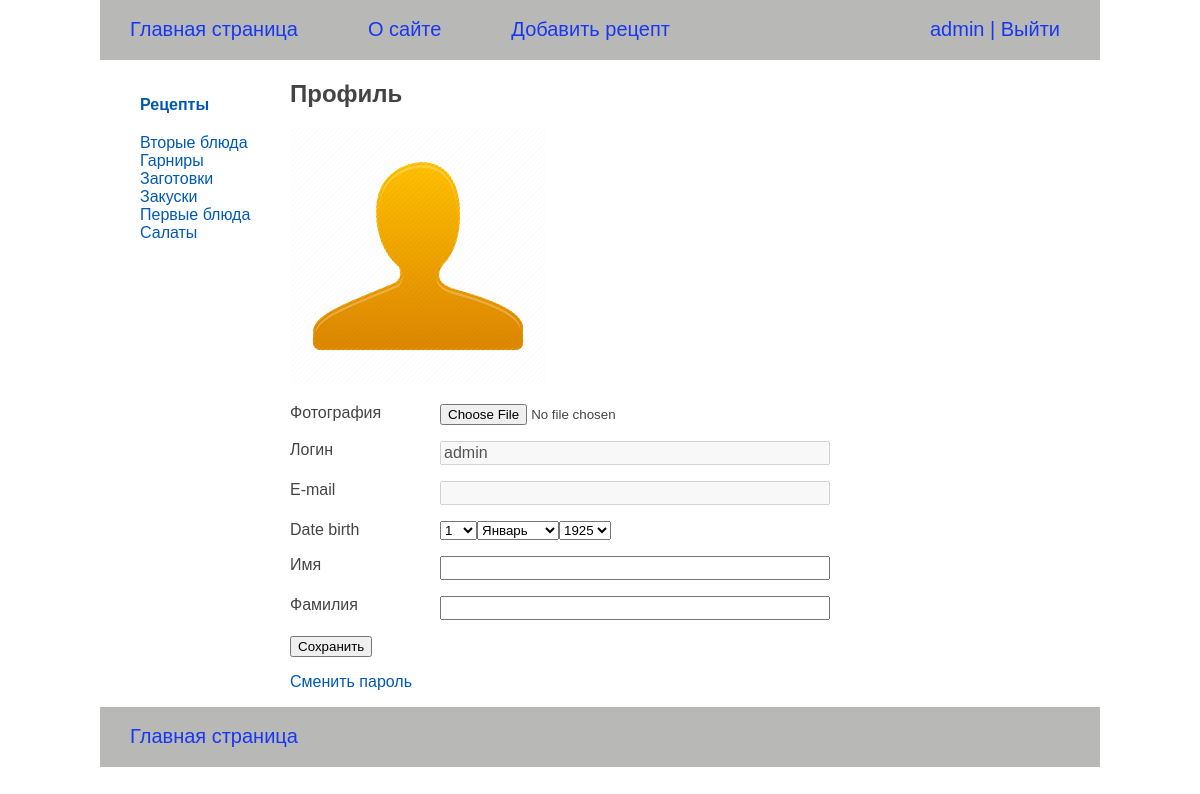
/users/profile/ (signed in), run on the app's committed database.
### users/models.py (models this page shows)
class User(AbstractUser):
    photo = models.ImageField(upload_to="users/%Y/%m/%d/", blank=True, null=True, verbose_name="Фотография")
    date_birth = models.DateTimeField(blank=True, null=True, verbose_name="Дата рождения")

### recipeapp/models.py (models this page shows, shortened)
class Category(models.Model):
    category_name = models.CharField(max_length=100, db_index=True, verbose_name='Категория')
    category_slug = models.SlugField(max_length=100, unique=True, db_index=True, verbose_name='Slug')
    class Meta:
        verbose_name = 'Категория'
        verbose_name_plural = 'Категории'
    def get_absolut_url(self):
        return reverse('category', kwargs={'category_slug': self.category_slug})

### users/views.py (the view, shortened to what this page needs)
# urls.py: path('profile/', ProfileUser.as_view(), name='profile'),
class ProfileUser(LoginRequiredMixin, UpdateView):
    model = get_user_model()
    form_class = ProfileUserForm
    template_name = 'users/profile.html'
    extra_context = {
        'title': 'Профиль пользователя',
        'default_image': settings.DEFAULT_USER_IMAGE,
    }
    def get_object(self, queryset=None):
        return self.request.user

### users/forms.py
class ProfileUserForm(forms.ModelForm):
    username = forms.CharField(disabled=True, label='Логин', widget=forms.TextInput(attrs={'class': 'form-input'}))
    email = forms.CharField(disabled=True, label='E-mail', widget=forms.TextInput(attrs={'class': 'form-input'}))
    this_year = datetime.date.today().year
    date_birth = forms.DateField(widget=forms.SelectDateWidget(years=tuple(range(this_year - 100, this_year - 5))))
    class Meta:
        model = get_user_model()
        fields = ['photo', 'username', 'email', 'date_birth', 'first_name', 'last_name']
        labels = {
            'first_name': 'Имя',
            'last_name': 'Фамилия',
        }
        widgets = {
            'first_name': forms.TextInput(attrs={'class': 'form-input'}),
            'last_name': forms.TextInput(attrs={'class': 'form-input'}),
        }

### recipeapp/templatetags/recipe_tags.py (called while the page is built)
@register.inclusion_tag('recipeapp/list_categories.html')
def show_categories(category_selected_id=0):
    categories = Category.objects.annotate(total=Count('cat_recipe')).filter(total__gt=0)
    return {'categories': categories, 'category_selected': category_selected_id}

### users/context_processors.py (called while the page is built)
def get_recipe_context(request):
    return {'mainmenu': menu}

### users/templates/users/profile.html (shortened to what this page needs)
{% extends 'base.html' %}}
{% block content %}
    <h1>Профиль</h1>
<form action="" METHOD="post" enctype="multipart/form-data">
    {% if user.photo %}
    <p><img src="{{ user.photo.url }}" alt=""></p>
    {% else %}
    <p><img src=" {{ default_image }} "></p>
    {% endif %}
    {% for f in form %}
    <p><label class="form-label" for="{{ f.id_for_label }}">{{ f.label }}</label>{{ f }}</p>
    {% endfor %}
    <p><button type="submit">Сохранить</button></p>
</form>
<p><a href="{% url 'users:password_change' %}">Сменить пароль</a></p>
{% endblock %}

### templates/base.html (shortened to what this page needs)
{% load static %}
{% load recipe_tags %}
<!DOCTYPE html>
<html lang="en">
<head>
  <link type="text/css" rel="stylesheet" href="{% static 'recipeapp/css/styles.css' %}">
</head>
<body>
  <header>
    <div class="fixed-container">
      <div class="header">
        <ul id="mainmenu" class="mainmenu">
          <li><a href="{% url 'home' %}">Главная страница</a></li>
            {% for m in mainmenu %}
              <li><a href="{% url m.url_name %}">{{ m.title }}</a></li>
             {% endfor %}
            {% if user.is_authenticated %}
              <li class="last"><a href="{% url 'users:profile' %}">{{ user.username }}</a> | <a href="{% url 'users:logout' %}">Выйти</a></li>
            {% else %}
              <li class="last"><a href="{% url 'users:login' %}">Войти</a> |
                <a href="{% url 'users:registration' %}">Регистрация</a></li>
            {% endif %}
        </ul>
      </div>
    </div>
  </header>
  <section>
    <div class="fixed-container">
      <div class="navigation">
        <ul>
          <li class="selected_recipe"><a href="{% url 'home' %}">Рецепты</a></li>
          {% show_categories category_selected %}
        </ul>
      </div>
      <div class="content">
        {% block content %}
        {% endblock %}
      </div>
    </div>
  </section>
  <footer>
    <div class="fixed-container">
      <div class="header">
        <ul id="footermenu" class="mainmenu">
          <li><a href="{% url 'home' %}">Главная страница</a></li>
        </ul>
      </div>
    </div>
  </footer>
</body>
</html>

### recipeapp/templates/recipeapp/list_categories.html
{% for category in categories %}
    {% if category.id == category_selected %}
        <li class="selected">{{ category.category_name }}</li>
    {% else %}
        <li class="selected_cat"><a href="{{ category.get_absolut_url }}">{{ category.category_name }}</a></li>
    {% endif %}
{% endfor %}

### recipeapp/static/recipeapp/css/styles.css (style rules this page uses)
html, body { font-family: 'Arial'; margin: 0; padding: 0; height: 100%; width: 100%; color: #444; }
a { color: #0059b2; text-decoration: none; }
img { max-width: 600px; height: auto; }
.fixed-container { max-width: 1000px; height: 100%; margin-left: auto; margin-right: auto; }
.header { background: #b8b8b6; height: 60px; }
ul.mainmenu { list-style: none; margin: 0; padding: 0; height: 60px; color: #1738f2; font-size: 20px; overflow: hidden; }
ul.mainmenu li { float: left; margin: 18px 40px 0 30px; }
ul.mainmenu li.last { float: right; }
ul.mainmenu li a { color: #1738f2; text-decoration: none; }
.navigation { float: left; width: 170px; }
.navigation ul { list-style: none; }
.content { margin-left: 190px; }
.selected_recipe { font-weight: 700; padding-bottom: 20px; }
.selected_cat { color: #0227cc; }
.form-label { display: inline-block; min-width: 150px; vertical-align: top; }
.form-input { width: 382px; font-size: 16px; }
.last { margin: 0; float: right; }

### data on the page
User: username "admin", form "admin"
Category: category_name "Вторые блюда"
Category: category_name "Гарниры"
Category: category_name "Заготовки"
Category: category_name "Закуски"
Category: category_name "Первые блюда"
Category: category_name "Салаты"

### other printed values
{{ m.title }} "О сайте" "Добавить рецепт"
{{ f.label }} "Фотография" "Логин" "E-mail" "Date birth" "Имя" "Фамилия"
